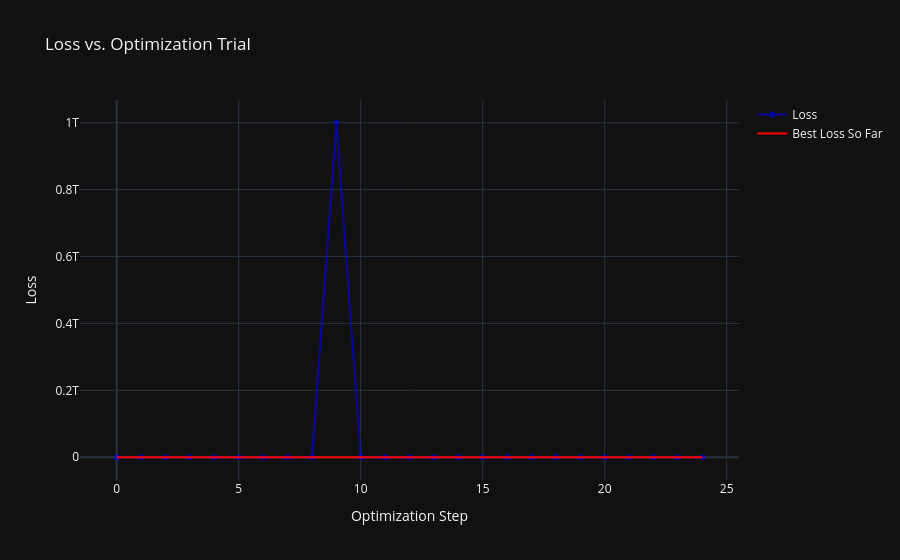

Notebook code cell kept with this figure:
### Code cell
circuit_optimizer.plot_loss(save_path=project_setup_yaml.parent / "loss_curve.html", show=True)

### Figure 1 — Plotly figure (JSON) as saved in the notebook; plotly's stock layout.template omitted (floating-point values rounded to 4 significant figures)
{"data": [{"line": {"color": "blue", "width": 2}, "mode": "markers+lines", "name": "Loss", "opacity": 0.6, "type": "scatter", "x": [0, 1, 2, 3, 4, 5, 6, 7, 8, 9, 10, 11, 12, 13, 14, 15, 16, 17, 18, 19, 20, 21, 22, 23, 24], "y": [19990.0, 16560.0, 19720.0, 1275.0, 19710.0, 19740.0, 15990.0, 20000.0, 20000.0, 1000000000000, 76500000.0, 115500000.0, 19960.0, 1388.0, 16890000.0, 64850000.0, 77580000.0, 13930.0, 15660.0, 1131000.0, 42191298, 19980.0, 17150.0, 19850.0, 16280.0]}, {"line": {"color": "red", "width": 2}, "mode": "lines", "name": "Best Loss So Far", "type": "scatter", "x": [0, 1, 2, 3, 4, 5, 6, 7, 8, 9, 10, 11, 12, 13, 14, 15, 16, 17, 18, 19, 20, 21, 22, 23, 24], "y": [19990.0, 16560.0, 16560.0, 1275.0, 1275.0, 1275.0, 1275.0, 1275.0, 1275.0, 1275.0, 1275.0, 1275.0, 1275.0, 1275.0, 1275.0, 1275.0, 1275.0, 1275.0, 1275.0, 1275.0, 1275.0, 1275.0, 1275.0, 1275.0, 1275.0]}], "layout": {"showlegend": true, "title": {"text": "Loss vs. Optimization Trial"}, "xaxis": {"title": {"text": "Optimization Step"}}, "yaxis": {"title": {"text": "Loss"}}}}
